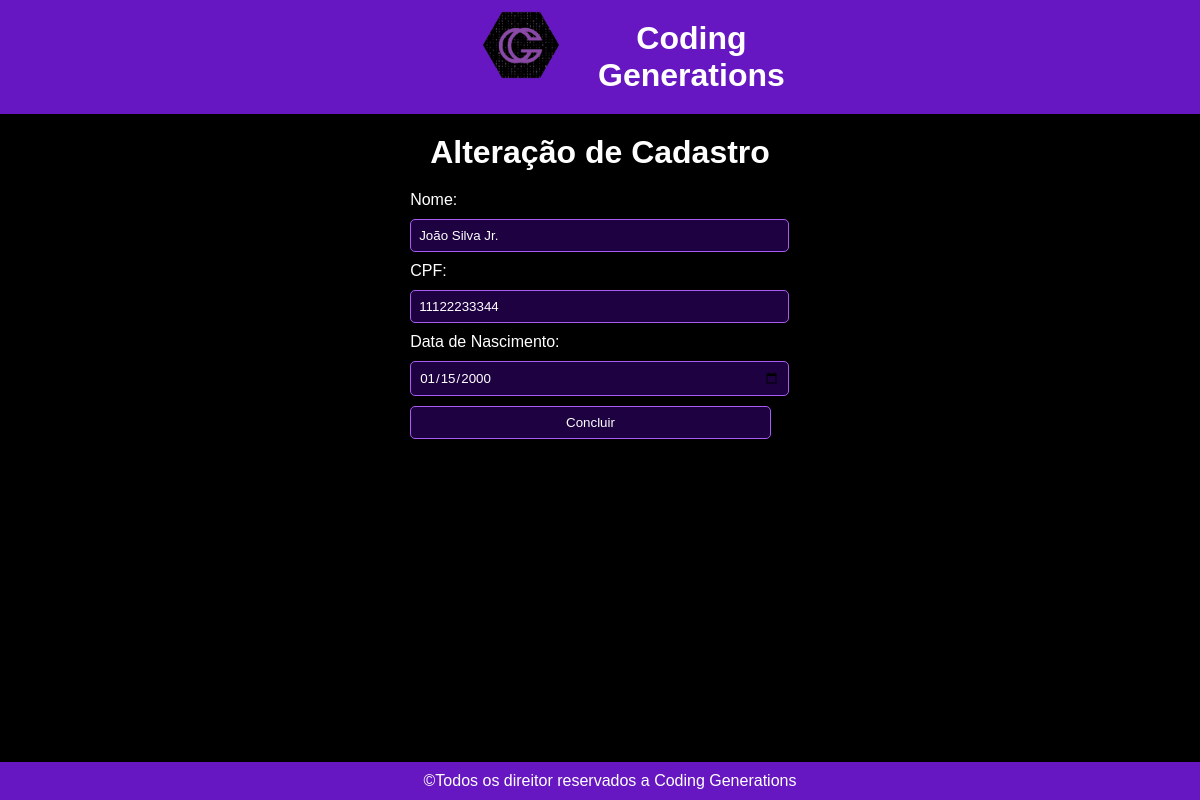
Screenshot of /logado/coordenador/updateForm.php?id=1 with the database file from the repository.
### tables this page shows
create table TBAluno(
	Matricula int primary key,
    Nome varchar(200),
    data_nasc date,
    CPF char(11),
    IDResponsavel int,
    IDTurma int,
    usuario varchar(10) Null,
    foreign Key (IDTurma) references TBTurma(IDTurma),
    foreign key (IDResponsavel) references TBResponsavel(IDResponsavel)
);

### logado/coordenador/updateForm.php (the view, shortened to what this page needs)
<?php
include('../../banco/connection.php');
$Matricula = $_GET['id'];
$cpfError = '';
?>
<!DOCTYPE html>
<html lang="pt-br">
<head>
    <link rel="stylesheet" href="style.css">
</head>
<body>
<header>
    <div class="home">
        <div style="width: 30%">
            <img class= logo src="../../Imagens/Logo CG.png" alt="Logo da Coding Generations">
            <h1>Coding Generations</h1>
        </div>
    </div>
</header>
<div class="container">
    <div class="box">
        <h1>Alteração de Cadastro</h1>
        <form method="post">
            <div class="user-info">
                <label>Nome:</label>
                <?php
                $sql = "SELECT Nome FROM TBAluno WHERE Matricula='$Matricula'";
                $result = mysqli_query($connection, $sql);
                $data = mysqli_fetch_assoc($result);
                if ($connection->query($sql)) {
                    echo '<input type="text" name="name" value="' . $data['Nome'] . '" required>';
                }
                ?>
            </div>
            <div class="cpf-info">
                <label>CPF:</label>
                <?php
                $sql = "SELECT CPF FROM TBAluno WHERE Matricula='$Matricula'";
                $result = mysqli_query($connection, $sql);
                $data = mysqli_fetch_assoc($result);
                if ($connection->query($sql)) {
                    echo '<input id="cpfInput" type="text" name="cpf" value="' . $data['CPF'] . '" required oninput="maskCPF(this); validarCPF(this.value);">' . $cpfError;
                }
                ?>
            </div>
            <div class="data-info">
                <label>Data de Nascimento:</label>
                <?php
                $sql = "SELECT data_nasc FROM TBAluno WHERE Matricula='$Matricula'";
                $result = mysqli_query($connection, $sql);
                $data = mysqli_fetch_assoc($result);
                if ($connection->query($sql)) {
                    echo '<input type="date" name="data" value="' . $data['data_nasc'] . '" required>';
                }
                ?>
            </div>
            <input type="submit" class="edit-button" name="edit" value="Concluir">
        </form>
    </div>
</div>
<footer style="bottom: 0">
    <div class="rodape">©Todos os direitor reservados a Coding Generations</div>
</footer>
</body>
</html>

### logado/coordenador/style.css (style rules this page uses)
body { margin: 0; padding: 0; font-family: Arial, sans-serif; background-color: #000000; color: white; }
header { height: 10%; }
.home { display: flex; align-items: center; text-align: center; background-color: #6717c2; text-decoration: none; color: inherit; justify-content: space-between; }
h1 { margin: 0; color: #ffffff; padding: 20px; }
.logo { max-width: 90px; margin-left: 20px; float: left; margin-right: 20px; }
.rodape { text-align: center; color:#fff; }
footer { width: 100%; background-color: #6717c2; color: #fff; text-align: center; padding: 10px; position: absolute; }
* { font-family: 'AR One Sans', sans-serif; font-family: 'Ubuntu', sans-serif; }
h1 { text-align: center; }
.container { display: flex; align-items: center; justify-content: center; }
input { padding: 8px; margin-bottom: 10px; border: 1px solid #a85cf0; border-radius: 5px; background-color: #1d0141; color: #ffffff; width: 95% }
label, input { display: block; margin-bottom: 10px; }

### rows the page displays
tbaluno: name "João Silva Jr.", cpf "11122233344", data "01/15/2000"
